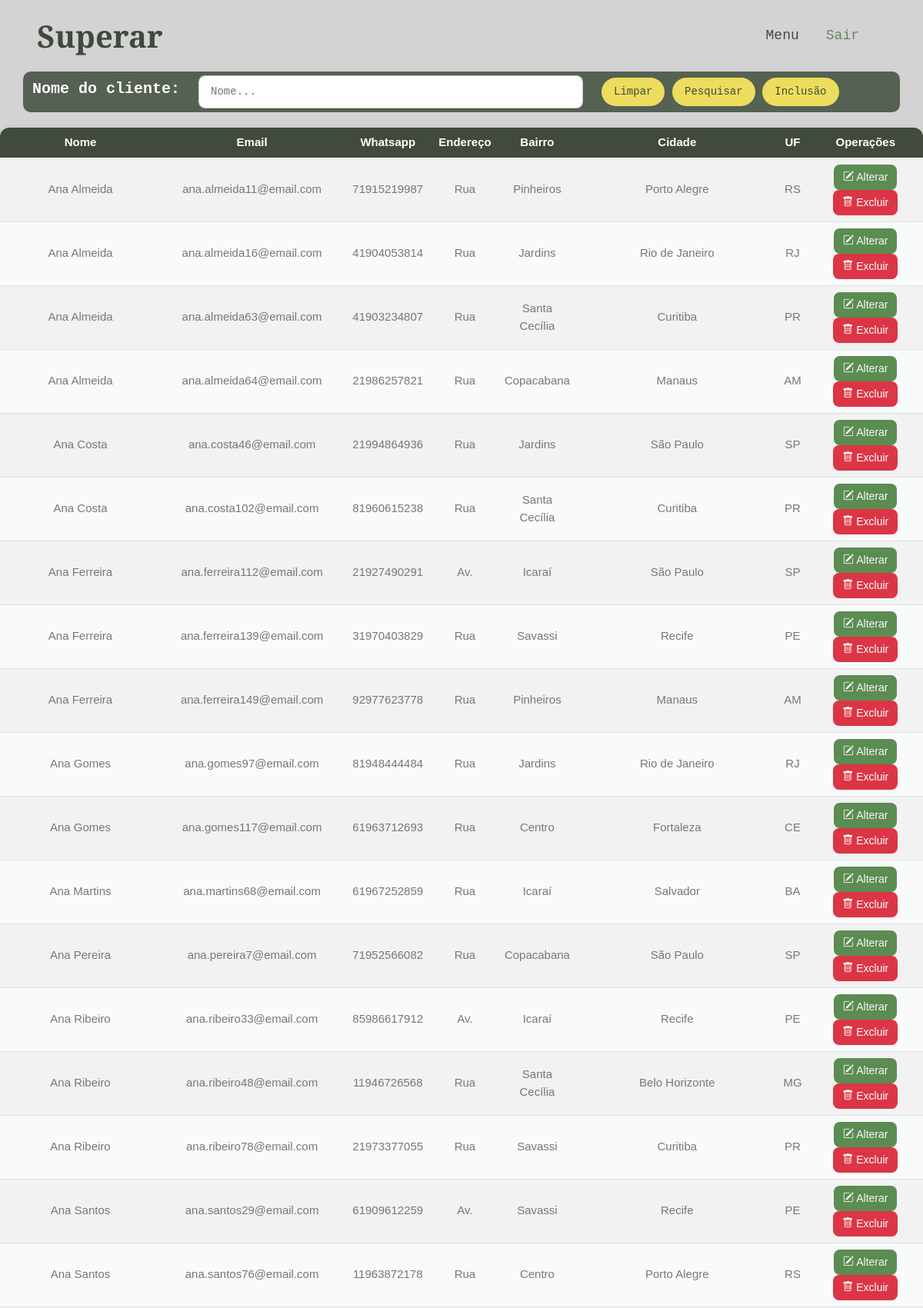
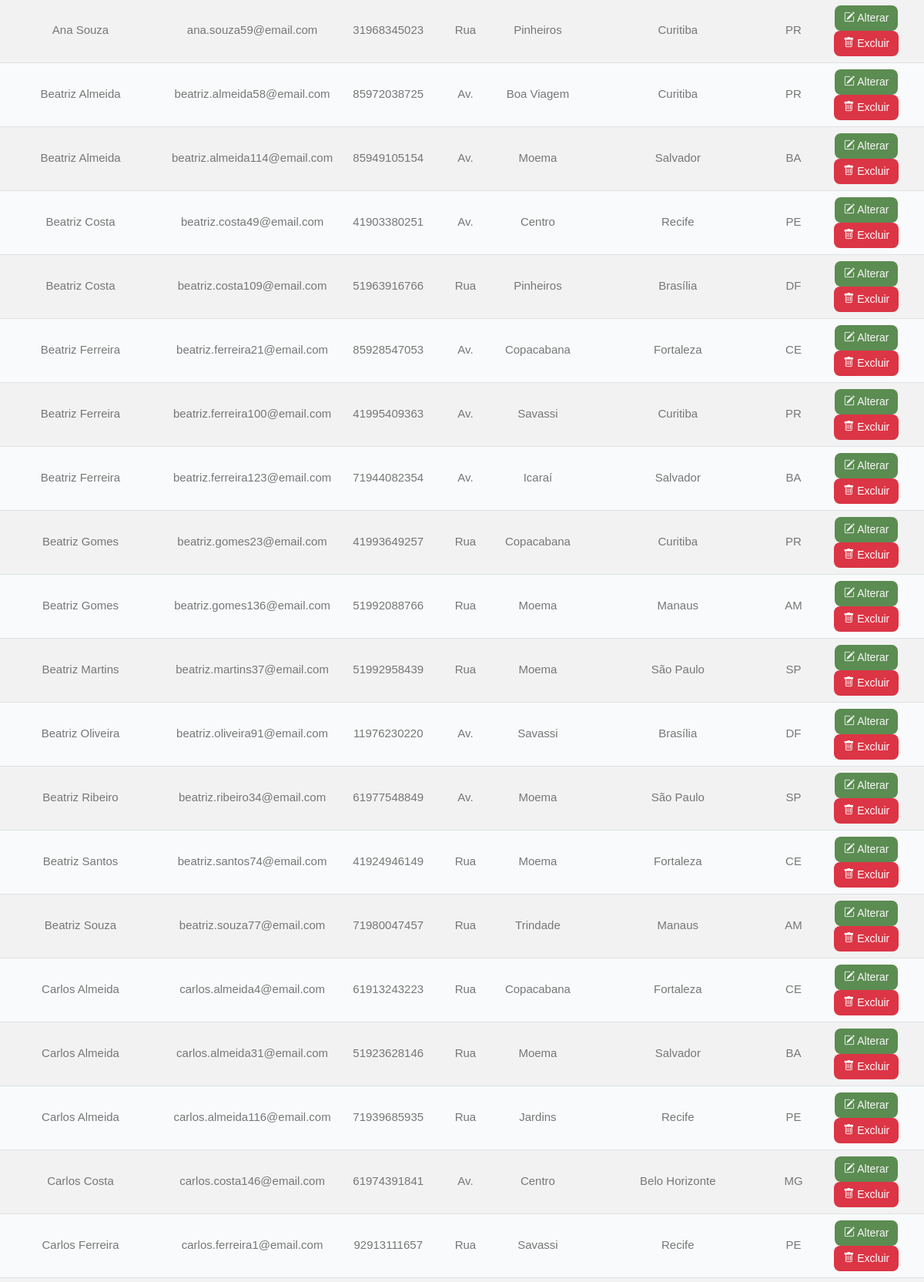
Page /cliselect.php (signed in, upper part) on the committed database (2 pictures, top to bottom).
### tables this page shows
CREATE TABLE `cliente` (
  `id` int(11) NOT NULL,
  `nome` varchar(100) NOT NULL,
  `email` varchar(100) NOT NULL,
  `whatsapp` varchar(12) NOT NULL,
  `endereco` varchar(4) NOT NULL,
  `bairro` varchar(50) NOT NULL,
  `cidade` varchar(50) NOT NULL,
  `uf` varchar(2) NOT NULL
);

### cliselect.php (the view, shortened to what this page needs)
<?php
include('connect.php');
$sql = 'SELECT id, nome, email, whatsapp, endereco, bairro, cidade, uf
  from cliente ORDER BY nome ASC';
$pesqnome = '';
$result = mysqli_query($con, $sql);
?>
<!DOCTYPE html>
<html lang="en">
<head>
    <link href="https://cdnjs.cloudflare.com/ajax/libs/font-awesome/5.10.0/css/all.min.css" rel="stylesheet">
    <link href="https://cdn.jsdelivr.net/npm/bootstrap-icons@1.4.1/font/bootstrap-icons.css" rel="stylesheet">
    <link href="lib/animate/animate.min.css" rel="stylesheet">
    <link href="lib/owlcarousel/assets/owl.carousel.min.css" rel="stylesheet">
    <link href="lib/lightbox/css/lightbox.min.css" rel="stylesheet">
    <link href="css/bootstrap.min.css" rel="stylesheet">
    <link href="css/style.css" rel="stylesheet">
</head>
<body>
    <nav class="navbar navbar-expand-lg  navbar-light sticky-top px-4 px-lg-5">
        <h1 class="m-0">Superar</h1>
        <div class="collapse navbar-collapse" id="navbarCollapse">
            <div class="navbar-nav ms-auto p-4 p-lg-0">
                <a href="menu.php" class="nav-item nav-link">Menu</a>
                <a href="logout.php" class="nav-item nav-link active">Sair</a>
            </div>
        </div>
    </nav>
    <div class="text-center mx-auto wow fadeInUp" data-wow-delay="0.1s">
        <div class="container" style="background-color: transparent;">
            <form method="post" action="">
                <div class="row align-items-center" style="background-color: #556152; padding-top:5px; padding-bottom:5px; border-radius: 10px;">
                    <div class="col-auto">
                        <h5 style="color: white;">Nome do cliente:</h5>
                    </div>
                    <div class="col-auto">
                        <div class="autocomplete-wrapper">
                            <div class="col-auto">
                                <input type="text" id="search" id="pesqnome" name="pesqnome" class="form-control" placeholder="Nome..." style="width: 500px;" value="<?php echo $pesqnome; ?>">
                            </div>
                        </div>
                    </div>
                    <div class="col-auto">
                        <a href="cliselect.php" class="btn btn-secondary rounded-pill py-2 px-3">Limpar</a>
                        <button class="btn btn-secondary rounded-pill py-2 px-3" type="submit" name="submit">Pesquisar</button>
                        <a href="cliinsert.php" class="btn btn-secondary rounded-pill py-2 px-3">Inclusão</a>
                    </div>
                </div>
            </form>
        </div>
    </div>
    <div class="table-container">
        <table class="table table-striped table-hover align-middle">
            <thead>
                <tr>
                    <?php
                    $lista = ['Nome', 'Email', 'Whatsapp', 'Endereço', 'Bairro', 'Cidade', 'UF', 'Operações'];
                    for ($lc=0; $lc < count($lista) ; $lc++) {
                    echo "<th scope='col'>". $lista[$lc] ."</th>";
                    }
                    ?>
                </tr>
            </thead>
            <tbody>
                <?php
                if ($result && mysqli_num_rows($result) > 0) {
                    while ($row = mysqli_fetch_assoc($result)) {
                        echo "<tr>
                  <td>{$row['nome']}</td>
                  <td>{$row['email']}</td>
                  <td>{$row['whatsapp']}</td>
                  <td>{$row['endereco']}</td>
                  <td>{$row['bairro']}</td>
                  <td>{$row['cidade']}</td>
                  <td>{$row['uf']}</td>
                  <td>
                      <a href='cliupdate.php?updateid={$row['id']}' class='btn btn-sm btn-primary'>
                        <i class='bi bi-pencil-square'></i> Alterar
                      </a>
                      <a href='clidelete.php?deleteid={$row['id']}' class='btn btn-sm btn-danger'>
                        <i class='bi bi-trash'></i> Excluir
                      </a>
                  </td>
                </tr>";
                    }
                } else {
                    echo "<tr><td colspan='9' class='text-center'>Nenhuma despesa encontrada.</td></tr>";
                }
                ?>
            </tbody>
        </table>
    </div>
</body>
</html>

### css/style.css (style rules this page uses)
.h1, h2, h3, h4, h5, h6, p { font-family: monospace; }
:root { --primary: #5B8C51; --secondary: #EDDD5E; --light: #F7F7F7; --dark: #404A3D; }
body { margin: 0; font-family: monospace; background-color: #D3D3D3; }
.btn { transition: .5s; font-weight: 500; }
.btn-primary, .btn-outline-primary:hover { color: var(--light); }
.btn-secondary, .btn-outline-secondary:hover { color: var(--dark); }
.navbar.sticky-top { top: -100px; transition: .5s; }
.navbar .navbar-nav .nav-link { margin-right: 35px; padding: 25px 0; color: var(--dark); font-size: 18px; font-weight: 500; outline: none; }
.navbar .navbar-nav .nav-link:hover, .navbar .navbar-nav .nav-link.active { color: var(--primary); }
.table { table-layout: auto; width: 100%; }
.table td, .table th { white-space: normal; word-wrap: break-word; vertical-align: middle; }
tbody { display: block; height: 300px; overflow-y: auto; }
tbody { display: table-row-group; height: auto; }
#search { border-radius: 8px; padding: 10px 15px; width: 100%; box-sizing: border-box; border: 1px solid #ccc; font-size: 14px; }
.autocomplete-wrapper { position: relative; width: 500px; margin: 0 auto; }
.table-container { width: 100%; overflow-x: auto; margin-top: 20px; border-radius: 12px; box-shadow: 0 2px 8px rgba(0, 0, 0, 0.1); }
table { width: 100%; border-collapse: collapse; background: #fff; font-family: "Poppins", sans-serif; font-size: 15px; color: #333; }
thead { background: #404A3D; color: #fff; }
thead th { padding: 14px; text-align: center; font-weight: 600; }
tbody tr:nth-child(even) { background: #f9fafb; }
td { padding: 12px 14px; text-align: center; }
.btn { padding: 6px 12px; border-radius: 8px; border: none; cursor: pointer; font-size: 14px; font-weight: 500; transition: 0.2s; }

### rows in the picture
cliente: nome "Ana Almeida", email "ana.almeida11@email.com", whatsapp "71915219987", endereco "Rua", bairro "Pinheiros", cidade "Porto Alegre", uf "RS"
cliente: nome "Ana Almeida", email "ana.almeida16@email.com", whatsapp "41904053814", endereco "Rua", bairro "Jardins", cidade "Rio de Janeiro", uf "RJ"
cliente: nome "Ana Almeida", email "ana.almeida63@email.com", whatsapp "41903234807", endereco "Rua", bairro "Santa Cecília", cidade "Curitiba", uf "PR"
cliente: nome "Ana Almeida", email "ana.almeida64@email.com", whatsapp "21986257821", endereco "Rua", bairro "Copacabana", cidade "Manaus", uf "AM"
cliente: nome "Ana Costa", email "ana.costa46@email.com", whatsapp "21994864936", endereco "Rua", bairro "Jardins", cidade "São Paulo", uf "SP"
cliente: nome "Ana Costa", email "ana.costa102@email.com", whatsapp "81960615238", endereco "Rua", bairro "Santa Cecília", cidade "Curitiba", uf "PR"
cliente: nome "Ana Ferreira", email "ana.ferreira112@email.com", whatsapp "21927490291", endereco "Av.", bairro "Icaraí", cidade "São Paulo", uf "SP"
cliente: nome "Ana Ferreira", email "ana.ferreira139@email.com", whatsapp "31970403829", endereco "Rua", bairro "Savassi", cidade "Recife", uf "PE"
cliente: nome "Ana Ferreira", email "ana.ferreira149@email.com", whatsapp "92977623778", endereco "Rua", bairro "Pinheiros", cidade "Manaus", uf "AM"
cliente: nome "Ana Gomes", email "ana.gomes97@email.com", whatsapp "81948444484", endereco "Rua", bairro "Jardins", cidade "Rio de Janeiro", uf "RJ"
cliente: nome "Ana Gomes", email "ana.gomes117@email.com", whatsapp "61963712693", endereco "Rua", bairro "Centro", cidade "Fortaleza", uf "CE"
cliente: nome "Ana Martins", email "ana.martins68@email.com", whatsapp "61967252859", endereco "Rua", bairro "Icaraí", cidade "Salvador", uf "BA"
cliente: nome "Ana Pereira", email "ana.pereira7@email.com", whatsapp "71952566082", endereco "Rua", bairro "Copacabana", cidade "São Paulo", uf "SP"
cliente: nome "Ana Ribeiro", email "ana.ribeiro33@email.com", whatsapp "85986617912", endereco "Av.", bairro "Icaraí", cidade "Recife", uf "PE"
cliente: nome "Ana Ribeiro", email "ana.ribeiro48@email.com", whatsapp "11946726568", endereco "Rua", bairro "Santa Cecília", cidade "Belo Horizonte", uf "MG"
cliente: nome "Ana Ribeiro", email "ana.ribeiro78@email.com", whatsapp "21973377055", endereco "Rua", bairro "Savassi", cidade "Curitiba", uf "PR"
cliente: nome "Ana Santos", email "ana.santos29@email.com", whatsapp "61909612259", endereco "Av.", bairro "Savassi", cidade "Recife", uf "PE"
cliente: nome "Ana Santos", email "ana.santos76@email.com", whatsapp "11963872178", endereco "Rua", bairro "Centro", cidade "Porto Alegre", uf "RS"
cliente: nome "Ana Souza", email "ana.souza59@email.com", whatsapp "31968345023", endereco "Rua", bairro "Pinheiros", cidade "Curitiba", uf "PR"
cliente: nome "Beatriz Almeida", email "beatriz.almeida58@email.com", whatsapp "85972038725", endereco "Av.", bairro "Boa Viagem", cidade "Curitiba", uf "PR"
cliente: nome "Beatriz Almeida", email "beatriz.almeida114@email.com", whatsapp "85949105154", endereco "Av.", bairro "Moema", cidade "Salvador", uf "BA"
cliente: nome "Beatriz Costa", email "beatriz.costa49@email.com", whatsapp "41903380251", endereco "Av.", bairro "Centro", cidade "Recife", uf "PE"
cliente: nome "Beatriz Costa", email "beatriz.costa109@email.com", whatsapp "51963916766", endereco "Rua", bairro "Pinheiros", cidade "Brasília", uf "DF"
cliente: nome "Beatriz Ferreira", email "beatriz.ferreira21@email.com", whatsapp "85928547053", endereco "Av.", bairro "Copacabana", cidade "Fortaleza", uf "CE"
cliente: nome "Beatriz Ferreira", email "beatriz.ferreira100@email.com", whatsapp "41995409363", endereco "Av.", bairro "Savassi", cidade "Curitiba", uf "PR"
cliente: nome "Beatriz Ferreira", email "beatriz.ferreira123@email.com", whatsapp "71944082354", endereco "Av.", bairro "Icaraí", cidade "Salvador", uf "BA"
cliente: nome "Beatriz Gomes", email "beatriz.gomes23@email.com", whatsapp "41993649257", endereco "Rua", bairro "Copacabana", cidade "Curitiba", uf "PR"
cliente: nome "Beatriz Gomes", email "beatriz.gomes136@email.com", whatsapp "51992088766", endereco "Rua", bairro "Moema", cidade "Manaus", uf "AM"
cliente: nome "Beatriz Martins", email "beatriz.martins37@email.com", whatsapp "51992958439", endereco "Rua", bairro "Moema", cidade "São Paulo", uf "SP"
cliente: nome "Beatriz Oliveira", email "beatriz.oliveira91@email.com", whatsapp "11976230220", endereco "Av.", bairro "Savassi", cidade "Brasília", uf "DF"
cliente: nome "Beatriz Ribeiro", email "beatriz.ribeiro34@email.com", whatsapp "61977548849", endereco "Av.", bairro "Moema", cidade "São Paulo", uf "SP"
cliente: nome "Beatriz Santos", email "beatriz.santos74@email.com", whatsapp "41924946149", endereco "Rua", bairro "Moema", cidade "Fortaleza", uf "CE"
cliente: nome "Beatriz Souza", email "beatriz.souza77@email.com", whatsapp "71980047457", endereco "Rua", bairro "Trindade", cidade "Manaus", uf "AM"
cliente: nome "Carlos Almeida", email "carlos.almeida4@email.com", whatsapp "61913243223", endereco "Rua", bairro "Copacabana", cidade "Fortaleza", uf "CE"
cliente: nome "Carlos Almeida", email "carlos.almeida31@email.com", whatsapp "51923628146", endereco "Rua", bairro "Moema", cidade "Salvador", uf "BA"
cliente: nome "Carlos Almeida", email "carlos.almeida116@email.com", whatsapp "71939685935", endereco "Rua", bairro "Jardins", cidade "Recife", uf "PE"
cliente: nome "Carlos Costa", email "carlos.costa146@email.com", whatsapp "61974391841", endereco "Av.", bairro "Centro", cidade "Belo Horizonte", uf "MG"
cliente: nome "Carlos Ferreira", email "carlos.ferreira1@email.com", whatsapp "92913111657", endereco "Rua", bairro "Savassi", cidade "Recife", uf "PE"

### other values in the picture
$lista[$lc] "Nome"
$lista[$lc] "Email"
$lista[$lc] "Whatsapp"
$lista[$lc] "Endereço"
$lista[$lc] "Bairro"
$lista[$lc] "Cidade"
$lista[$lc] "UF"
$lista[$lc] "Operações"
